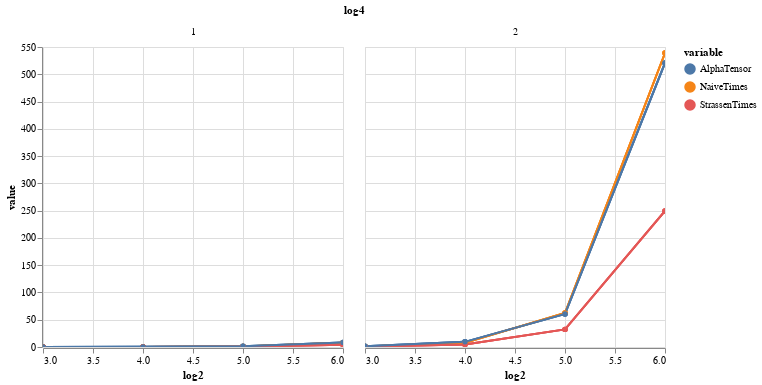

The code cell stored with this chart in its notebook:
### Markdown cell above
*Log4*

### Code cell
naive = alt.Chart().mark_line(point=True).encode(
                x=alt.X('log2').scale(zero=False),
                y=alt.Y('value').scale(zero=False),
                color='variable:N'
        ).interactive()

strassen = alt.Chart().mark_line(point=True).encode(
                x=alt.X('log2').scale(zero=False),
                y=alt.Y('value').scale(zero=False),
                color='variable:N'
        ).interactive()

alpha = alt.Chart().mark_line(point=True).encode(
                x=alt.X('log2').scale(zero=False),
                y=alt.Y('value').scale(zero=False),
                color='variable:N'
        ).interactive()

fig = alt.layer(alpha, strassen, naive, data=df4).facet('log4:N')
fig

### Figure 1 — Vega-Lite specification as saved in the notebook (floating-point values rounded to 4 significant figures)
{"config": {"view": {"continuousWidth": 300, "continuousHeight": 300}}, "data": {"name": "data-8a7b9892fb7f407f688eadd23eb29985"}, "facet": {"field": "log4", "type": "nominal"}, "spec": {"layer": [{"mark": {"type": "line", "point": true}, "encoding": {"color": {"field": "variable", "type": "nominal"}, "x": {"field": "log2", "scale": {"zero": false}, "type": "quantitative"}, "y": {"field": "value", "scale": {"zero": false}, "type": "quantitative"}}, "name": "view_26"}, {"mark": {"type": "line", "point": true}, "encoding": {"color": {"field": "variable", "type": "nominal"}, "x": {"field": "log2", "scale": {"zero": false}, "type": "quantitative"}, "y": {"field": "value", "scale": {"zero": false}, "type": "quantitative"}}, "name": "view_27"}, {"mark": {"type": "line", "point": true}, "encoding": {"color": {"field": "variable", "type": "nominal"}, "x": {"field": "log2", "scale": {"zero": false}, "type": "quantitative"}, "y": {"field": "value", "scale": {"zero": false}, "type": "quantitative"}}, "name": "view_28"}]}, "params": [{"name": "param_28", "select": {"type": "interval", "encodings": ["x", "y"]}, "bind": "scales", "views": ["view_26"]}, {"name": "param_27", "select": {"type": "interval", "encodings": ["x", "y"]}, "bind": "scales", "views": ["view_27"]}, {"name": "param_26", "select": {"type": "interval", "encodings": ["x", "y"]}, "bind": "scales", "views": ["view_28"]}], "$schema": "https://vega.github.io/schema/vega-lite/v5.16.3.json", "datasets": {"data-8a7b9892fb7f407f688eadd23eb29985": [{"log4": 1, "log2": 3, "variable": "NaiveTimes", "value": 0.01562}, {"log4": 2, "log2": 3, "variable": "NaiveTimes", "value": 1.049}, {"log4": 1, "log2": 4, "variable": "NaiveTimes", "value": 0.1089}, {"log4": 2, "log2": 4, "variable": "NaiveTimes", "value": 7.573}, {"log4": 1, "log2": 5, "variable": "NaiveTimes", "value": 0.9897}, {"log4": 2, "log2": 5, "variable": "NaiveTimes", "value": 62.31}, {"log4": 1, "log2": 6, "variable": "NaiveTimes", "value": 7.601}, {"log4": 2, "log2": 6, "variable": "NaiveTimes", "value": 539.0}, {"log4": 1, "log2": 3, "variable": "StrassenTimes", "value": 0.01564}, {"log4": 2, "log2": 3, "variable": "StrassenTimes", "value": 0.6862}, {"log4": 1, "log2": 4, "variable": "StrassenTimes", "value": 0.09376}, {"log4": 2, "log2": 4, "variable": "StrassenTimes", "value": 4.721}, {"log4": 1, "log2": 5, "variable": "StrassenTimes", "value": 0.5789}, {"log4": 2, "log2": 5, "variable": "StrassenTimes", "value": 32.31}, {"log4": 1, "log2": 6, "variable": "StrassenTimes", "value": 4.217}, {"log4": 2, "log2": 6, "variable": "StrassenTimes", "value": 249.3}, {"log4": 1, "log2": 3, "variable": "AlphaTensor", "value": 0.02215}, {"log4": 2, "log2": 3, "variable": "AlphaTensor", "value": 1.276}, {"log4": 1, "log2": 4, "variable": "AlphaTensor", "value": 0.2383}, {"log4": 2, "log2": 4, "variable": "AlphaTensor", "value": 9.44}, {"log4": 1, "log2": 5, "variable": "AlphaTensor", "value": 1.315}, {"log4": 2, "log2": 5, "variable": "AlphaTensor", "value": 60.6}, {"log4": 1, "log2": 6, "variable": "AlphaTensor", "value": 8.476}, {"log4": 2, "log2": 6, "variable": "AlphaTensor", "value": 520.7}]}}
